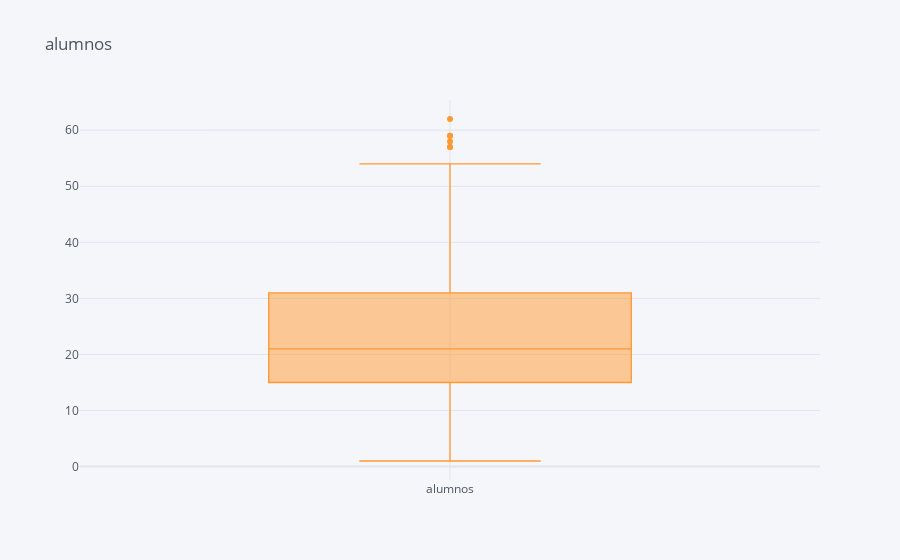
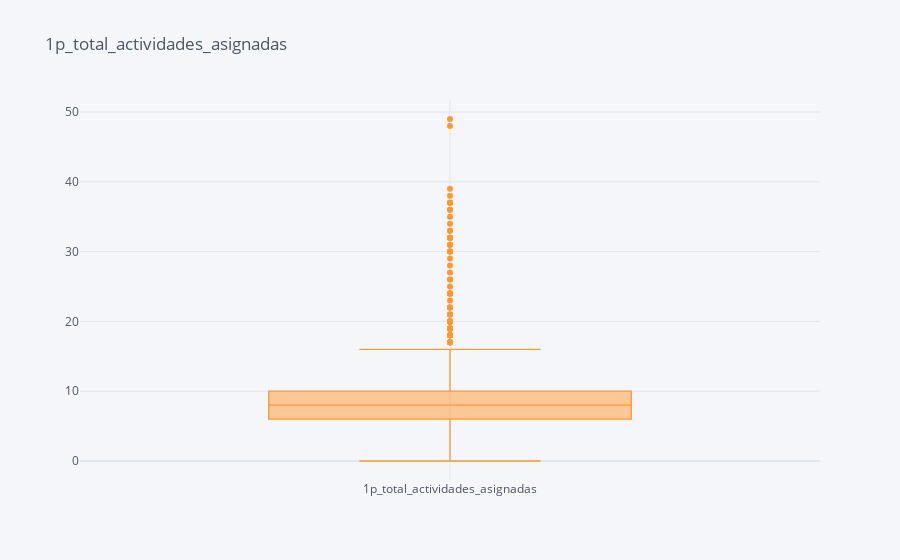
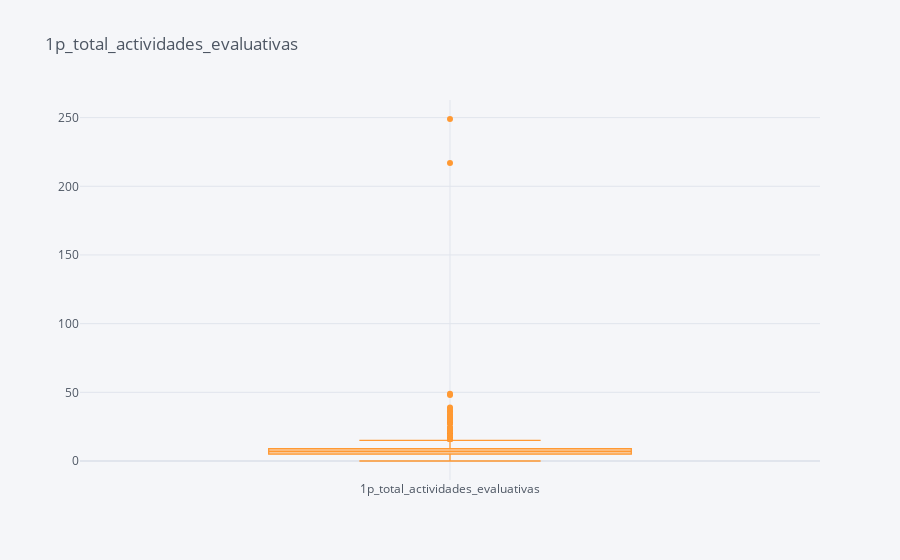
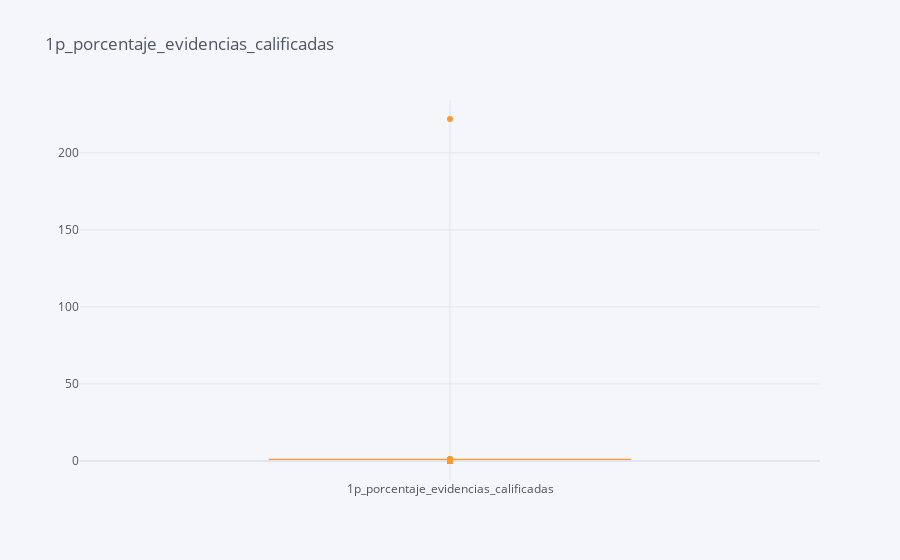

Source (notebook cell) for these figures, in order:
### Code cell
# analisis de outliers

def analisis_outliers(df, columnas_numericas, type='z-scores'):
  outliers_por_columna = {}
  for columna in columnas_numericas:
    # plt.figure(figsize=(10, 5))
    # df[columna].iplot(kind='box', title=columna)
    # analisis estadistico
    if type == 'z-scores':
      z_scores = (df[columna] - df[columna].mean()) / df[columna].std()
      outliers_zscores = df[np.abs(z_scores) > 3][columna]
      print(f'Outliers en la columna {columna}: (longitud {len(outliers_zscores)}) z-scores')
      # print conversión a lista
      print(outliers_zscores.tolist())
      # marcar los outliers en el grafico de caja con rojo
      plt.figure(figsize=(10, 5))
      df[columna].iplot(kind='box', title=columna, boxpoints='outliers')
      outliers_por_columna[columna] = outliers_zscores
      
    else:
      q1 = df[columna].quantile(0.25)
      q3 = df[columna].quantile(0.75)
      iqr = q3 - q1
      lower_bound = q1 - 1.5 * iqr
      upper_bound = q3 + 1.5 * iqr
      outliers = df[(df[columna] < lower_bound) | (df[columna] > upper_bound)][columna]
      print(f'Outliers en la columna {columna}: (longitud {len(outliers)}) IQR')
      print(outliers.tolist())
      plt.figure(figsize=(10, 5))
      df[columna].iplot(kind='box', title=columna, boxpoints='outliers')
      outliers_por_columna[columna] = outliers

  return outliers_por_columna


columnas_numericas = metadata_numericos_DF['Columna']
outliers = analisis_outliers(desempeno_DF, columnas_numericas)

### Figure 1 — Plotly figure (JSON) as saved in the notebook; plotly's stock layout.template omitted (floating-point values rounded to 4 significant figures; data arrays with more than 128 entries replaced by an {"elided": "..."} marker saying what was removed)
{"data": [{"boxpoints": "outliers", "line": {"width": 1.3}, "marker": {"color": "rgba(255, 153, 51, 1.0)"}, "name": "alumnos", "orientation": "v", "type": "box", "y": {"elided": "1153 int values"}}], "layout": {"legend": {"bgcolor": "#F5F6F9", "font": {"color": "#4D5663"}}, "paper_bgcolor": "#F5F6F9", "plot_bgcolor": "#F5F6F9", "title": {"font": {"color": "#4D5663"}, "text": "alumnos"}, "xaxis": {"gridcolor": "#E1E5ED", "showgrid": true, "tickfont": {"color": "#4D5663"}, "title": {"font": {"color": "#4D5663"}, "text": ""}, "zerolinecolor": "#E1E5ED"}, "yaxis": {"gridcolor": "#E1E5ED", "showgrid": true, "tickfont": {"color": "#4D5663"}, "title": {"font": {"color": "#4D5663"}, "text": ""}, "zerolinecolor": "#E1E5ED"}}}

### Figure 2 — Plotly figure (JSON) as saved in the notebook; plotly's stock layout.template omitted (floating-point values rounded to 4 significant figures; data arrays with more than 128 entries replaced by an {"elided": "..."} marker saying what was removed)
{"data": [{"boxpoints": "outliers", "line": {"width": 1.3}, "marker": {"color": "rgba(255, 153, 51, 1.0)"}, "name": "1p_total_actividades_asignadas", "orientation": "v", "type": "box", "y": {"elided": "1153 int values"}}], "layout": {"legend": {"bgcolor": "#F5F6F9", "font": {"color": "#4D5663"}}, "paper_bgcolor": "#F5F6F9", "plot_bgcolor": "#F5F6F9", "title": {"font": {"color": "#4D5663"}, "text": "1p_total_actividades_asignadas"}, "xaxis": {"gridcolor": "#E1E5ED", "showgrid": true, "tickfont": {"color": "#4D5663"}, "title": {"font": {"color": "#4D5663"}, "text": ""}, "zerolinecolor": "#E1E5ED"}, "yaxis": {"gridcolor": "#E1E5ED", "showgrid": true, "tickfont": {"color": "#4D5663"}, "title": {"font": {"color": "#4D5663"}, "text": ""}, "zerolinecolor": "#E1E5ED"}}}

### Figure 3 — Plotly figure (JSON) as saved in the notebook; plotly's stock layout.template omitted (floating-point values rounded to 4 significant figures; data arrays with more than 128 entries replaced by an {"elided": "..."} marker saying what was removed)
{"data": [{"boxpoints": "outliers", "line": {"width": 1.3}, "marker": {"color": "rgba(255, 153, 51, 1.0)"}, "name": "1p_total_actividades_evaluativas", "orientation": "v", "type": "box", "y": {"elided": "1153 int values"}}], "layout": {"legend": {"bgcolor": "#F5F6F9", "font": {"color": "#4D5663"}}, "paper_bgcolor": "#F5F6F9", "plot_bgcolor": "#F5F6F9", "title": {"font": {"color": "#4D5663"}, "text": "1p_total_actividades_evaluativas"}, "xaxis": {"gridcolor": "#E1E5ED", "showgrid": true, "tickfont": {"color": "#4D5663"}, "title": {"font": {"color": "#4D5663"}, "text": ""}, "zerolinecolor": "#E1E5ED"}, "yaxis": {"gridcolor": "#E1E5ED", "showgrid": true, "tickfont": {"color": "#4D5663"}, "title": {"font": {"color": "#4D5663"}, "text": ""}, "zerolinecolor": "#E1E5ED"}}}

### Figure 4 — Plotly figure (JSON) as saved in the notebook; plotly's stock layout.template omitted (floating-point values rounded to 4 significant figures; data arrays with more than 128 entries replaced by an {"elided": "..."} marker saying what was removed)
{"data": [{"boxpoints": "outliers", "line": {"width": 1.3}, "marker": {"color": "rgba(255, 153, 51, 1.0)"}, "name": "1p_porcentaje_evidencias_calificadas", "orientation": "v", "type": "box", "y": {"elided": "1153 float values"}}], "layout": {"legend": {"bgcolor": "#F5F6F9", "font": {"color": "#4D5663"}}, "paper_bgcolor": "#F5F6F9", "plot_bgcolor": "#F5F6F9", "title": {"font": {"color": "#4D5663"}, "text": "1p_porcentaje_evidencias_calificadas"}, "xaxis": {"gridcolor": "#E1E5ED", "showgrid": true, "tickfont": {"color": "#4D5663"}, "title": {"font": {"color": "#4D5663"}, "text": ""}, "zerolinecolor": "#E1E5ED"}, "yaxis": {"gridcolor": "#E1E5ED", "showgrid": true, "tickfont": {"color": "#4D5663"}, "title": {"font": {"color": "#4D5663"}, "text": ""}, "zerolinecolor": "#E1E5ED"}}}
